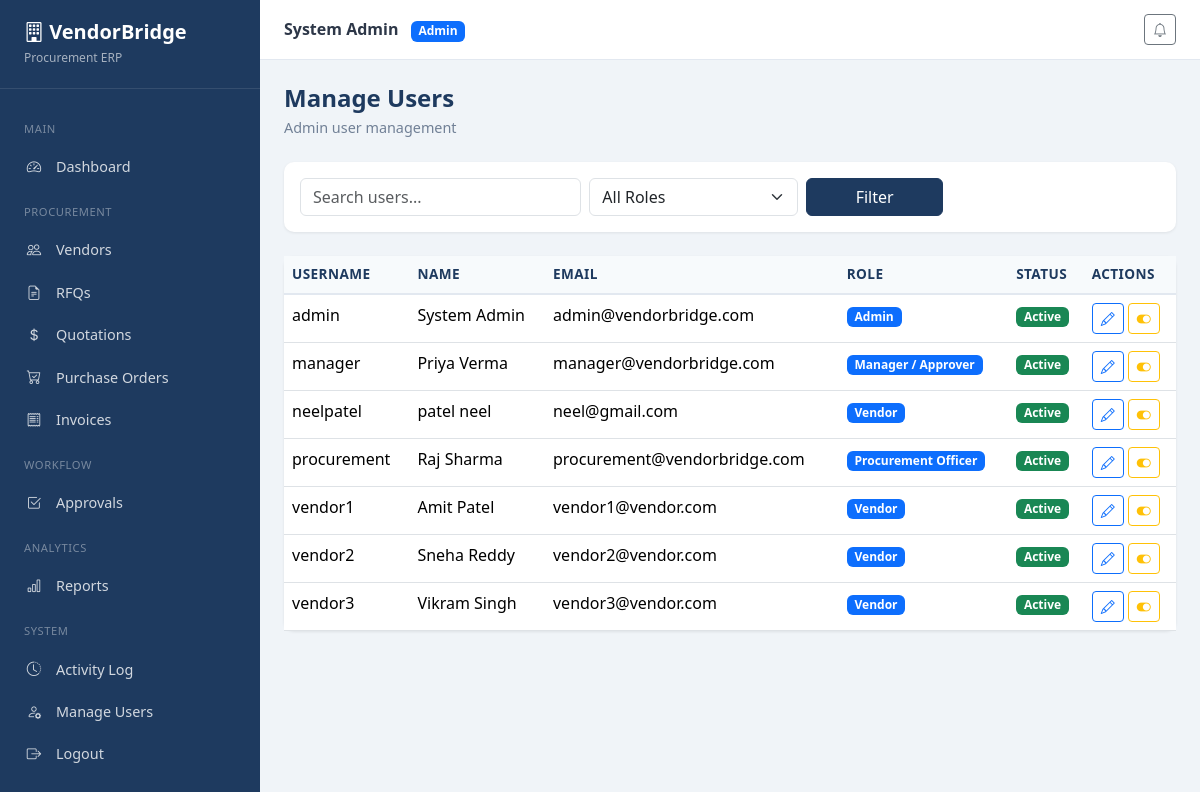
Screenshot of /accounts/users/ (signed in) with the database file from the repository.
### accounts/models.py (models this page shows, shortened)
class User(AbstractUser):
    ROLE_ADMIN = 'admin'
    ROLE_PROCUREMENT = 'procurement_officer'
    ROLE_VENDOR = 'vendor'
    ROLE_MANAGER = 'manager'
    ROLE_CHOICES = [
        (ROLE_ADMIN, 'Admin'),
        (ROLE_PROCUREMENT, 'Procurement Officer'),
        (ROLE_VENDOR, 'Vendor'),
        (ROLE_MANAGER, 'Manager / Approver'),
    ]
    role = models.CharField(max_length=30, choices=ROLE_CHOICES, default=ROLE_PROCUREMENT)
    phone = models.CharField(max_length=20, blank=True)
    created_at = models.DateTimeField(auto_now_add=True)
    class Meta:
        ordering = ['username']
    @property
    def is_admin_role(self):
        return self.role == self.ROLE_ADMIN or self.is_superuser
    @property
    def is_vendor_role(self):
        return self.role == self.ROLE_VENDOR

### accounts/views.py (the view)
# urls.py: path('users/', views.manage_users, name='manage_users'),
@login_required
@role_required(User.ROLE_ADMIN)
def manage_users(request):
    users = User.objects.all()
    q = request.GET.get('q', '')
    role = request.GET.get('role', '')
    if q:
        users = users.filter(username__icontains=q) | users.filter(email__icontains=q)
    if role:
        users = users.filter(role=role)
    return render(request, 'accounts/manage_users.html', {
        'users': users,
        'roles': User.ROLE_CHOICES,
        'q': q,
        'selected_role': role,
    })

### core/context_processors.py (called while the page is built)
def notifications_processor(request):
    if request.user.is_authenticated:
        unread = request.user.notifications.filter(is_read=False).count()
        recent = request.user.notifications.all()[:5]
        return {'unread_notifications': unread, 'recent_notifications': recent}
    return {'unread_notifications': 0, 'recent_notifications': []}

### templates/accounts/manage_users.html (shortened to what this page needs)
{% extends 'base.html' %}
{% block content %}
<h1 class="page-title">Manage Users</h1>
<p class="page-subtitle">Admin user management</p>
<div class="filter-bar">
    <form method="get" class="row g-2 align-items-end">
        <div class="col-md-4">
            <input type="text" name="q" class="form-control" placeholder="Search users..." value="{{ q }}">
        </div>
        <div class="col-md-3">
            <select name="role" class="form-select">
                <option value="">All Roles</option>
            </select>
        </div>
        <div class="col-md-2">
            <button type="submit" class="btn btn-vb-primary w-100">Filter</button>
        </div>
    </form>
</div>
<div class="card-panel">
    <div class="card-body p-0">
        <table class="table table-vb mb-0">
            <thead>
                <tr>
                    <th>Username</th><th>Name</th><th>Email</th><th>Role</th><th>Status</th><th>Actions</th>
                </tr>
            </thead>
            <tbody>
                {% for u in users %}
                <tr>
                    <td>{{ u.username }}</td>
                    <td>{{ u.get_full_name }}</td>
                    <td>{{ u.email }}</td>
                    <td><span class="badge bg-primary">{{ u.get_role_display }}</span></td>
                    <td>
                        {% if u.is_active %}<span class="badge bg-success">Active</span>
                        {% else %}<span class="badge bg-secondary">Inactive</span>{% endif %}
                    </td>
                    <td>
                        <a href="{% url 'accounts:edit_user' u.pk %}" class="btn btn-sm btn-outline-primary"><i class="bi bi-pencil"></i></a>
                        <a href="{% url 'accounts:toggle_user' u.pk %}" class="btn btn-sm btn-outline-warning"><i class="bi bi-toggle-on"></i></a>
                    </td>
                </tr>
                {% empty %}
                <tr><td colspan="6" class="text-center text-muted py-4">No users found.</td></tr>
                {% endfor %}
            </tbody>
        </table>
    </div>
</div>
{% endblock %}

### templates/partials/navbar.html (shortened to what this page needs)
<div class="topbar">
    <div class="d-flex align-items-center gap-3">
        <div>
            <strong>{{ user.get_full_name|default:user.username }}</strong>
            <span class="badge bg-primary ms-2">{{ user.get_role_display }}</span>
        </div>
    </div>
    <div class="d-flex align-items-center gap-3">
        <div class="dropdown">
            <button class="btn btn-sm btn-outline-secondary position-relative" data-bs-toggle="dropdown">
                <i class="bi bi-bell"></i>
            </button>
        </div>
    </div>
</div>

### rows the page displays
User: get_full_name "System Admin", role "Admin", username "admin", email "admin@vendorbridge.com", is_active "Active"
User: username "manager", get_full_name "Priya Verma", email "manager@vendorbridge.com", role "Manager / Approver", is_active "Active"
User: username "neelpatel", get_full_name "patel neel", email "neel@gmail.com", role "Vendor", is_active "Active"
User: username "procurement", get_full_name "Raj Sharma", email "procurement@vendorbridge.com", role "Procurement Officer", is_active "Active"
User: username "vendor1", get_full_name "Amit Patel", email "vendor1@vendor.com", role "Vendor", is_active "Active"
User: username "vendor2", get_full_name "Sneha Reddy", email "vendor2@vendor.com", role "Vendor", is_active "Active"
User: username "vendor3", get_full_name "Vikram Singh", email "vendor3@vendor.com", role "Vendor", is_active "Active"
